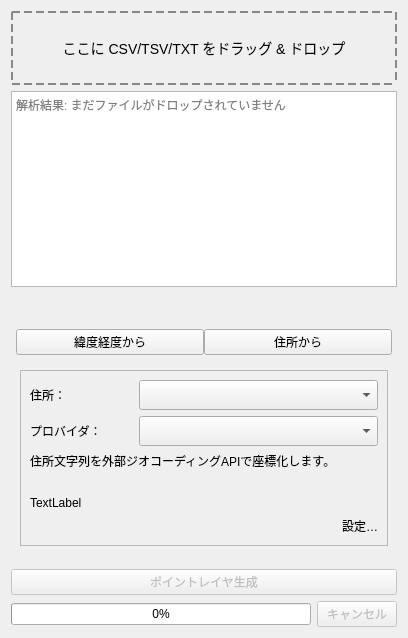
<?xml version="1.0" encoding="UTF-8"?>
<ui version="4.0">
 <class>CsvDropDockWidget</class>
 <widget class="QWidget" name="CsvDropDockWidget">
  <property name="geometry">
   <rect>
    <x>0</x>
    <y>0</y>
    <width>408</width>
    <height>638</height>
   </rect>
  </property>
  <property name="sizePolicy">
   <sizepolicy hsizetype="Minimum" vsizetype="Minimum">
    <horstretch>0</horstretch>
    <verstretch>0</verstretch>
   </sizepolicy>
  </property>
  <property name="minimumSize">
   <size>
    <width>400</width>
    <height>600</height>
   </size>
  </property>
  <property name="windowTitle">
   <string>CSV to Points</string>
  </property>
  <layout class="QVBoxLayout" name="verticalLayout">
   <item>
    <widget class="QLabel" name="info_label">
     <property name="styleSheet">
      <string notr="true">QLabel { border: 2px dashed #888; padding: 24px; font-size: 14px; }</string>
     </property>
     <property name="text">
      <string>ここに CSV/TSV/TXT をドラッグ &amp; ドロップ</string>
     </property>
     <property name="alignment">
      <set>Qt::AlignCenter</set>
     </property>
    </widget>
   </item>
   <item>
    <widget class="QPlainTextEdit" name="result_view">
     <property name="readOnly">
      <bool>true</bool>
     </property>
     <property name="placeholderText">
      <string>解析結果: まだファイルがドロップされていません</string>
     </property>
    </widget>
   </item>
   <item>
    <widget class="QLabel" name="esc_hint_label">
     <property name="font">
      <font>
       <italic>false</italic>
      </font>
     </property>
     <property name="visible">
      <bool>true</bool>
     </property>
     <property name="styleSheet">
      <string notr="true">QLabel#esc_hint_label { color:#666;  padding:2px 4px; }</string>
     </property>
     <property name="text">
      <string/>
     </property>
     <property name="wordWrap">
      <bool>true</bool>
     </property>
    </widget>
   </item>
   <item>
    <widget class="QWidget" name="wdConfig" native="true">
     <property name="sizePolicy">
      <sizepolicy hsizetype="Preferred" vsizetype="Fixed">
       <horstretch>0</horstretch>
       <verstretch>0</verstretch>
      </sizepolicy>
     </property>
     <property name="minimumSize">
      <size>
       <width>0</width>
       <height>310</height>
      </size>
     </property>
     <property name="maximumSize">
      <size>
       <width>16777215</width>
       <height>310</height>
      </size>
     </property>
     <layout class="QVBoxLayout" name="verticalLayout_4">
      <property name="leftMargin">
       <number>0</number>
      </property>
      <property name="topMargin">
       <number>12</number>
      </property>
      <property name="rightMargin">
       <number>0</number>
      </property>
      <property name="bottomMargin">
       <number>0</number>
      </property>
      <item>
       <layout class="QHBoxLayout" name="horizontalLayout_3" stretch="50,50">
        <property name="spacing">
         <number>0</number>
        </property>
        <property name="leftMargin">
         <number>5</number>
        </property>
        <property name="topMargin">
         <number>0</number>
        </property>
        <property name="rightMargin">
         <number>5</number>
        </property>
        <item>
         <widget class="QPushButton" name="pb_mode_coords">
          <property name="sizePolicy">
           <sizepolicy hsizetype="Preferred" vsizetype="Fixed">
            <horstretch>0</horstretch>
            <verstretch>0</verstretch>
           </sizepolicy>
          </property>
          <property name="text">
           <string>緯度経度から</string>
          </property>
          <property name="checkable">
           <bool>true</bool>
          </property>
         </widget>
        </item>
        <item>
         <widget class="QPushButton" name="pb_mode_geocode">
          <property name="sizePolicy">
           <sizepolicy hsizetype="Preferred" vsizetype="Fixed">
            <horstretch>0</horstretch>
            <verstretch>0</verstretch>
           </sizepolicy>
          </property>
          <property name="text">
           <string>住所から</string>
          </property>
          <property name="checkable">
           <bool>true</bool>
          </property>
         </widget>
        </item>
       </layout>
      </item>
      <item>
       <widget class="QStackedWidget" name="mode_stack">
        <property name="sizePolicy">
         <sizepolicy hsizetype="Preferred" vsizetype="Preferred">
          <horstretch>0</horstretch>
          <verstretch>0</verstretch>
         </sizepolicy>
        </property>
        <property name="currentIndex">
         <number>1</number>
        </property>
        <widget class="QWidget" name="page_coords">
         <property name="sizePolicy">
          <sizepolicy hsizetype="Preferred" vsizetype="Minimum">
           <horstretch>0</horstretch>
           <verstretch>0</verstretch>
          </sizepolicy>
         </property>
         <layout class="QVBoxLayout" name="verticalLayout_2">
          <item>
           <widget class="QFrame" name="card_coords">
            <property name="sizePolicy">
             <sizepolicy hsizetype="Minimum" vsizetype="Minimum">
              <horstretch>0</horstretch>
              <verstretch>0</verstretch>
             </sizepolicy>
            </property>
            <property name="frameShape">
             <enum>QFrame::StyledPanel</enum>
            </property>
            <property name="frameShadow">
             <enum>QFrame::Plain</enum>
            </property>
            <layout class="QVBoxLayout" name="verticalLayout_coords">
             <item>
              <layout class="QGridLayout" name="coords_fields" columnstretch="30,70">
               <item row="0" column="0">
                <widget class="QLabel" name="label_lat">
                 <property name="sizePolicy">
                  <sizepolicy hsizetype="Preferred" vsizetype="Fixed">
                   <horstretch>0</horstretch>
                   <verstretch>0</verstretch>
                  </sizepolicy>
                 </property>
                 <property name="minimumSize">
                  <size>
                   <width>0</width>
                   <height>30</height>
                  </size>
                 </property>
                 <property name="maximumSize">
                  <size>
                   <width>16777215</width>
                   <height>30</height>
                  </size>
                 </property>
                 <property name="text">
                  <string>緯度：</string>
                 </property>
                </widget>
               </item>
               <item row="0" column="1">
                <widget class="QComboBox" name="lat_combo">
                 <property name="minimumSize">
                  <size>
                   <width>0</width>
                   <height>30</height>
                  </size>
                 </property>
                 <property name="maximumSize">
                  <size>
                   <width>16777215</width>
                   <height>30</height>
                  </size>
                 </property>
                </widget>
               </item>
               <item row="1" column="0">
                <widget class="QLabel" name="label_lon">
                 <property name="sizePolicy">
                  <sizepolicy hsizetype="Preferred" vsizetype="Fixed">
                   <horstretch>0</horstretch>
                   <verstretch>0</verstretch>
                  </sizepolicy>
                 </property>
                 <property name="minimumSize">
                  <size>
                   <width>0</width>
                   <height>30</height>
                  </size>
                 </property>
                 <property name="maximumSize">
                  <size>
                   <width>16777215</width>
                   <height>30</height>
                  </size>
                 </property>
                 <property name="text">
                  <string>経度：</string>
                 </property>
                </widget>
               </item>
               <item row="1" column="1">
                <widget class="QComboBox" name="lon_combo">
                 <property name="minimumSize">
                  <size>
                   <width>0</width>
                   <height>30</height>
                  </size>
                 </property>
                 <property name="maximumSize">
                  <size>
                   <width>16777215</width>
                   <height>30</height>
                  </size>
                 </property>
                </widget>
               </item>
              </layout>
             </item>
             <item>
              <widget class="QLabel" name="coords_hint">
               <property name="sizePolicy">
                <sizepolicy hsizetype="Preferred" vsizetype="Fixed">
                 <horstretch>0</horstretch>
                 <verstretch>0</verstretch>
                </sizepolicy>
               </property>
               <property name="minimumSize">
                <size>
                 <width>0</width>
                 <height>0</height>
                </size>
               </property>
               <property name="maximumSize">
                <size>
                 <width>16777215</width>
                 <height>16777215</height>
                </size>
               </property>
               <property name="text">
                <string>CSV に含まれる緯度・経度カラムを使用してポイントを作成します。</string>
               </property>
               <property name="wordWrap">
                <bool>true</bool>
               </property>
              </widget>
             </item>
             <item>
              <widget class="QLabel" name="warn_coords_label">
               <property name="text">
                <string>TextLabel</string>
               </property>
               <property name="wordWrap">
                <bool>true</bool>
               </property>
              </widget>
             </item>
             <item>
              <layout class="QHBoxLayout" name="horizontalLayout">
               <property name="topMargin">
                <number>0</number>
               </property>
               <item>
                <spacer name="horizontalSpacer">
                 <property name="orientation">
                  <enum>Qt::Horizontal</enum>
                 </property>
                 <property name="sizeHint" stdset="0">
                  <size>
                   <width>40</width>
                   <height>20</height>
                  </size>
                 </property>
                </spacer>
               </item>
               <item>
                <widget class="QLabel" name="coords_setting_link">
                 <property name="text">
                  <string>設定…</string>
                 </property>
                 <property name="alignment">
                  <set>Qt::AlignRight|Qt::AlignTrailing|Qt::AlignVCenter</set>
                 </property>
                </widget>
               </item>
              </layout>
             </item>
            </layout>
           </widget>
          </item>
          <item>
           <spacer name="verticalSpacer_2">
            <property name="orientation">
             <enum>Qt::Vertical</enum>
            </property>
            <property name="sizeHint" stdset="0">
             <size>
              <width>20</width>
              <height>40</height>
             </size>
            </property>
           </spacer>
          </item>
         </layout>
        </widget>
        <widget class="QWidget" name="page_geocode">
         <property name="sizePolicy">
          <sizepolicy hsizetype="Preferred" vsizetype="Minimum">
           <horstretch>0</horstretch>
           <verstretch>0</verstretch>
          </sizepolicy>
         </property>
         <layout class="QVBoxLayout" name="verticalLayout_3">
          <item>
           <widget class="QFrame" name="card_geocode">
            <property name="sizePolicy">
             <sizepolicy hsizetype="Minimum" vsizetype="Minimum">
              <horstretch>0</horstretch>
              <verstretch>0</verstretch>
             </sizepolicy>
            </property>
            <property name="styleSheet">
             <string notr="true"/>
            </property>
            <property name="frameShape">
             <enum>QFrame::StyledPanel</enum>
            </property>
            <property name="frameShadow">
             <enum>QFrame::Plain</enum>
            </property>
            <layout class="QVBoxLayout" name="verticalLayout_geocode">
             <item>
              <layout class="QGridLayout" name="geocode_field" columnstretch="30,70">
               <property name="topMargin">
                <number>0</number>
               </property>
               <item row="0" column="1">
                <widget class="QComboBox" name="addr_combo">
                 <property name="minimumSize">
                  <size>
                   <width>0</width>
                   <height>30</height>
                  </size>
                 </property>
                 <property name="maximumSize">
                  <size>
                   <width>16777215</width>
                   <height>30</height>
                  </size>
                 </property>
                </widget>
               </item>
               <item row="0" column="0">
                <widget class="QLabel" name="label_addr">
                 <property name="sizePolicy">
                  <sizepolicy hsizetype="Preferred" vsizetype="Fixed">
                   <horstretch>0</horstretch>
                   <verstretch>0</verstretch>
                  </sizepolicy>
                 </property>
                 <property name="minimumSize">
                  <size>
                   <width>0</width>
                   <height>30</height>
                  </size>
                 </property>
                 <property name="maximumSize">
                  <size>
                   <width>16777215</width>
                   <height>30</height>
                  </size>
                 </property>
                 <property name="text">
                  <string>住所：</string>
                 </property>
                </widget>
               </item>
               <item row="1" column="0">
                <widget class="QLabel" name="geocode_provider_label">
                 <property name="sizePolicy">
                  <sizepolicy hsizetype="Preferred" vsizetype="Fixed">
                   <horstretch>0</horstretch>
                   <verstretch>0</verstretch>
                  </sizepolicy>
                 </property>
                 <property name="minimumSize">
                  <size>
                   <width>0</width>
                   <height>30</height>
                  </size>
                 </property>
                 <property name="maximumSize">
                  <size>
                   <width>16777215</width>
                   <height>30</height>
                  </size>
                 </property>
                 <property name="text">
                  <string>プロバイダ：</string>
                 </property>
                 <property name="wordWrap">
                  <bool>true</bool>
                 </property>
                </widget>
               </item>
               <item row="1" column="1">
                <widget class="QComboBox" name="geocode_provider_combo">
                 <property name="minimumSize">
                  <size>
                   <width>0</width>
                   <height>30</height>
                  </size>
                 </property>
                 <property name="maximumSize">
                  <size>
                   <width>16777215</width>
                   <height>30</height>
                  </size>
                 </property>
                </widget>
               </item>
              </layout>
             </item>
             <item>
              <widget class="QLabel" name="geocode_hint">
               <property name="sizePolicy">
                <sizepolicy hsizetype="Preferred" vsizetype="Fixed">
                 <horstretch>0</horstretch>
                 <verstretch>0</verstretch>
                </sizepolicy>
               </property>
               <property name="minimumSize">
                <size>
                 <width>0</width>
                 <height>0</height>
                </size>
               </property>
               <property name="maximumSize">
                <size>
                 <width>16777215</width>
                 <height>16777215</height>
                </size>
               </property>
               <property name="text">
                <string>住所文字列を外部ジオコーディングAPIで座標化します。</string>
               </property>
               <property name="wordWrap">
                <bool>true</bool>
               </property>
              </widget>
             </item>
             <item>
              <widget class="QLabel" name="warn_geocode_api_label">
               <property name="text">
                <string/>
               </property>
               <property name="wordWrap">
                <bool>true</bool>
               </property>
              </widget>
             </item>
             <item>
              <widget class="QLabel" name="warn_geocode_label">
               <property name="text">
                <string>TextLabel</string>
               </property>
               <property name="wordWrap">
                <bool>true</bool>
               </property>
              </widget>
             </item>
             <item>
              <layout class="QHBoxLayout" name="horizontalLayout_4">
               <property name="topMargin">
                <number>0</number>
               </property>
               <item>
                <spacer name="horizontalSpacer_2">
                 <property name="orientation">
                  <enum>Qt::Horizontal</enum>
                 </property>
                 <property name="sizeHint" stdset="0">
                  <size>
                   <width>40</width>
                   <height>20</height>
                  </size>
                 </property>
                </spacer>
               </item>
               <item>
                <widget class="QLabel" name="geocode_setting_link">
                 <property name="text">
                  <string>設定…</string>
                 </property>
                 <property name="alignment">
                  <set>Qt::AlignRight|Qt::AlignTrailing|Qt::AlignVCenter</set>
                 </property>
                </widget>
               </item>
              </layout>
             </item>
            </layout>
           </widget>
          </item>
          <item>
           <spacer name="verticalSpacer_3">
            <property name="orientation">
             <enum>Qt::Vertical</enum>
            </property>
            <property name="sizeHint" stdset="0">
             <size>
              <width>20</width>
              <height>40</height>
             </size>
            </property>
           </spacer>
          </item>
         </layout>
        </widget>
       </widget>
      </item>
      <item>
       <widget class="QPushButton" name="build_btn">
        <property name="enabled">
         <bool>false</bool>
        </property>
        <property name="text">
         <string>ポイントレイヤ生成</string>
        </property>
       </widget>
      </item>
      <item>
       <layout class="QHBoxLayout" name="progress_row">
        <item>
         <widget class="QProgressBar" name="progress_bar">
          <property name="visible">
           <bool>false</bool>
          </property>
          <property name="maximum">
           <number>100</number>
          </property>
          <property name="value">
           <number>0</number>
          </property>
         </widget>
        </item>
        <item>
         <widget class="QPushButton" name="cancel_btn">
          <property name="enabled">
           <bool>false</bool>
          </property>
          <property name="visible">
           <bool>false</bool>
          </property>
          <property name="text">
           <string>キャンセル</string>
          </property>
         </widget>
        </item>
       </layout>
      </item>
     </layout>
    </widget>
   </item>
  </layout>
 </widget>
 <resources/>
 <connections/>
</ui>
